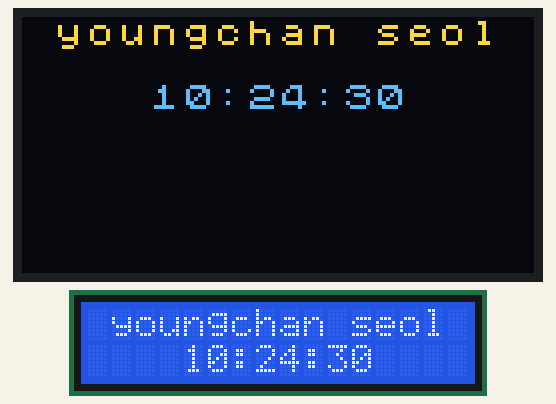
A sketch run on a simulated Arduino Uno, built with avr-gcc and run on an emulated ATmega328P. Parts: 128×64 one-colour display, 16×2 character LCD. The OLED is the two-colour kind (top 16 rows yellow); the local clock reads 2024-03-15 10:24:30 at power-on unless the sketch sets it.

Above: at 0.3 s.
At 4.8 s:
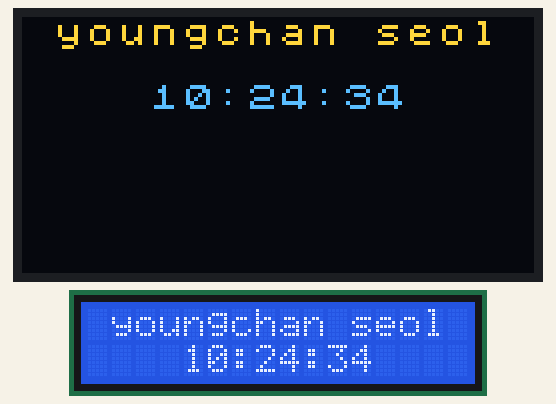
At 9.4 s:
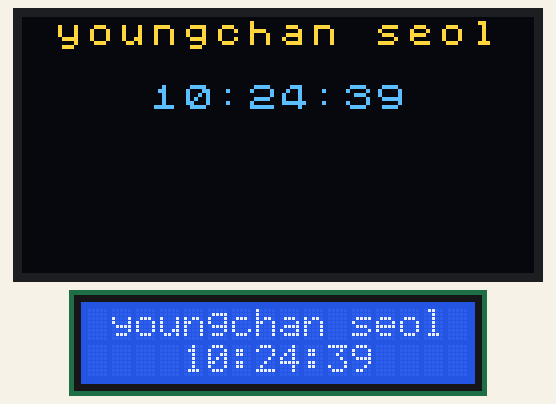
At 19.6 s:
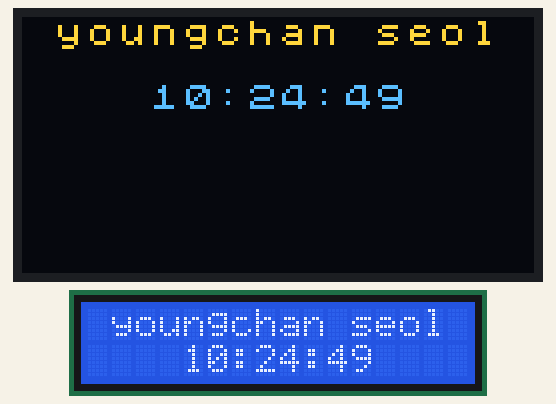
At 28.6 s:
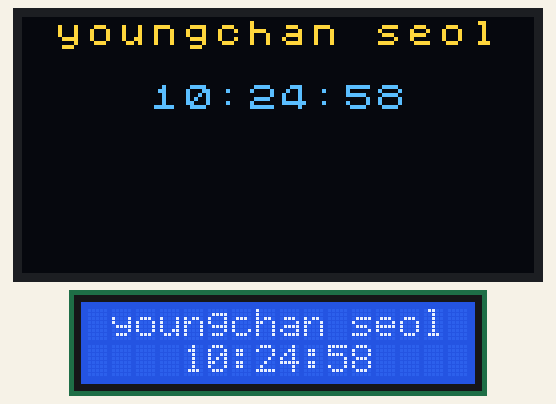
At 38.9 s:
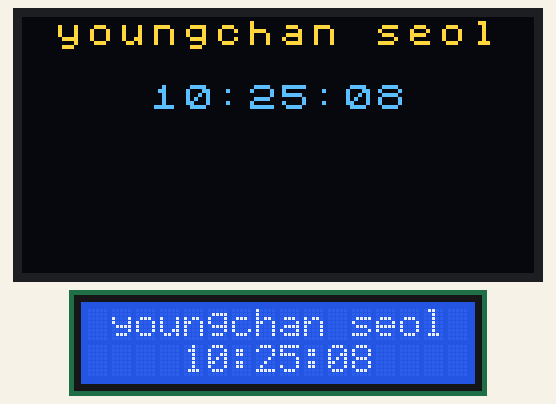

The sketch:

RTC_5_OLED____.ino
```cpp
#include <Arduino.h> //oled(5V, GND, SCL-A5, SDA-A4)
#include <U8x8lib.h>
#ifdef U8X8_HAVE_HW_SPI
#include <SPI.h>
#endif
U8X8_SSD1306_128X64_NONAME_HW_I2C u8x8(/* reset=*/ U8X8_PIN_NONE);

#include <LiquidCrystal_I2C.h> //0.96 lcd1602(5V, GND, SCL-A5, SDA-A4)
LiquidCrystal_I2C lcd(0x27, 16, 2);

#include <ThreeWire.h> //rtc(5V, GND, CLK-5, DAT-4, RST-2)
#include <RtcDS1302.h>
ThreeWire myWire(4, 5, 2);
RtcDS1302<ThreeWire> Rtc(myWire);

void setup() {
  Serial.begin(57600); //pc에서 시리얼통신할 경우
  Rtc.Begin(); //rtc 통신 시작
  u8x8.begin(); //oled u8x8통신 시작
  u8x8.setPowerSave(0);
  lcd.init(); //lcd 시작
  lcd.backlight();
}

void loop() {
  RtcDateTime now = Rtc.GetDateTime(); //rtc 시간값을 읽어서 now라는 변수에 저장(한줄이면 됨)

 //oled 출력 시작

  u8x8.setFont(u8x8_font_chroma48medium8_r); //oled 폰트 지정
  u8x8.setCursor(1, 0); //oled 커서 지정(첫 번째 줄)
  u8x8.print("youngchan seol");
  u8x8.setCursor(4, 2); //oled 커서 지정(두 번째 줄)
  if (now.Hour() < 10) {
    u8x8.print("0");
  }
  u8x8.print(now.Hour()); //"시간"을 정수 형태로 표시(10보다 작으면 앞에 0 추가)

  u8x8.print(":");
  if (now.Minute() < 10) {
    u8x8.print("0");
  }
  u8x8.print(now.Minute()); //"분"을 정수 형태로 표시(10보다 작으면 앞에 0 추가)

  u8x8.print(":");
  if (now.Second() < 10) {
    u8x8.print("0");
  }
  u8x8.print(now.Second()); //"초"를 정수 형태로 표시(10보다 작으면 앞에 0 추가)
  u8x8.refreshDisplay(); //refresh, 모두 지우고 덮어쓰기 위함


 //lcd 출력 시작
  lcd.setCursor(1, 0); //lcd 출력, 첫 번째 줄에 문구 표시
  lcd.print("youngchan seol");
  lcd.setCursor(4, 1); //lcd 출력, 두 번째 줄에 시간 표시(oled와 동일, u8x8만 lcd로 변경)
  if (now.Hour() < 10) {
    lcd.print("0");
  }
  lcd.print(now.Hour()); //"시간"을 정수 형태로 표시(10보다 작으면 앞에 0 추가)

  lcd.print(":");
  if (now.Minute() < 10) {
    lcd.print("0");
  }
  lcd.print(now.Minute()); //"분"을 정수 형태로 표시(10보다 작으면 앞에 0 추가)

  lcd.print(":");
  if (now.Second() < 10) {
    lcd.print("0");
  }
  lcd.print(now.Second()); //"초"를 정수 형태로 표시(10보다 작으면 앞에 0 추가)

  delay(1000);
}
```

Measured:
- what the display in image 0 shows lasts 1.1 s, from 0.2 s to 1.3 s
